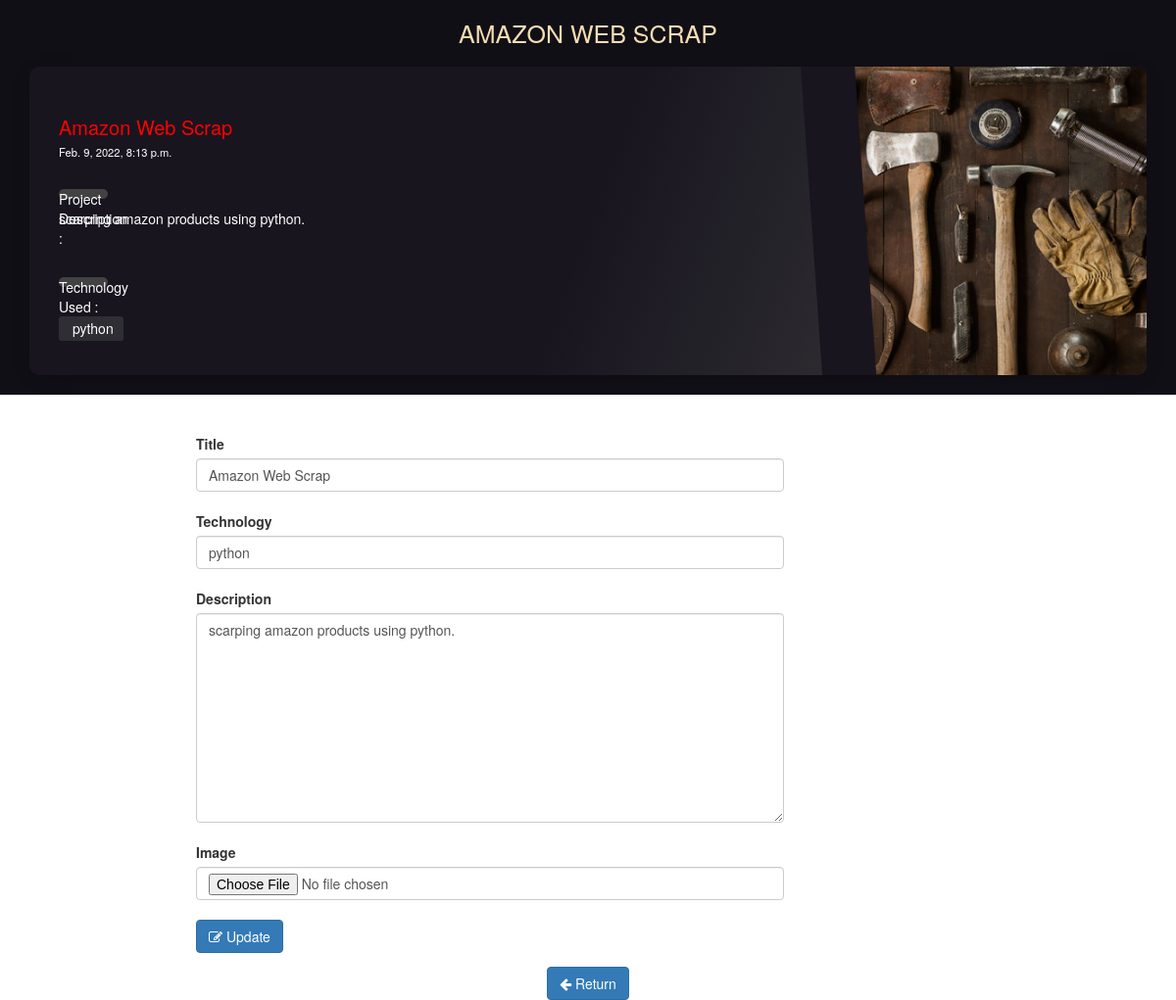
Screenshot of /update-project/5 with the database file from the repository.
### myapp/models.py (models this page shows, shortened)
class Project(models.Model):
    title = models.CharField(max_length=100)
    image = models.FileField(upload_to='images/',null=True,blank=True)
    des = models.TextField()
    tech = models.TextField()
    created = models.DateTimeField(auto_now_add=True)

### myapp/views.py (the view, shortened to what this page needs)
# urls.py: path('update-project/<int:pk>',views.update_project, name='update-project'),
def update_project(request,pk):
    project = Project.objects.get(id=pk)
    return render(request,'update-project.html',{'project':project})

### myapp/templates/update-project.html (shortened to what this page needs)
<link rel="stylesheet" href="https://maxcdn.bootstrapcdn.com/bootstrap/3.4.1/css/bootstrap.min.css">
  <link rel="stylesheet" href="https://cdnjs.cloudflare.com/ajax/libs/font-awesome/4.7.0/css/font-awesome.min.css">
<section class="dark">
	<div class="container py-4">
		<h1 class="h1 text-center" style="color: wheat;" id="pageHeaderTitle">{{project.title}}</h1>
		<article class="postcard dark red">
			<a class="postcard__img_link" href="#">
				<img class="postcard__img" src="{{project.image.url}}" alt="Image Title" />
			</a>
			<div class="postcard__text">
				<h1 class="postcard__title red" style="color: red;">{{project.title}}</h1>
				<div class="postcard__subtitle small">
					<time datetime="2020-05-25 12:00:00">
						{{project.created}}
					</time>
				</div><br>
				<div class="postcard__bar"> Project Description : </div>
				<div class="postcard__preview-txt">{{project.des}}</div><br><br>
				<div class="postcard__bar"> Technology Used : </div>
				<ul class="postcard__tagbox">
					<li class="tag__item"><i class="fas fa-tag mr-2"></i>{{project.tech}}</li>
				</ul>
			</div>
		</article>
	</div>
</section><br><br>
<div style="width: 50%; margin-left: 200px;">
    <form action="" class="form" method="POST" enctype="multipart/form-data">
        <label for="" class="form-label">Title</label>
        <input type="text" class="form-control" name="title" id="" value="{{project.title}}"><br>
        <label for="" class="form-label">Technology</label>
        <input type="text" class="form-control" name="tech" id="" value="{{project.tech}}"><br>
        <label for="" class="form-label">Description</label>
        <textarea name="des" class="form-control" id="" cols="30" rows="10">{{project.des}}</textarea><br>
        <label for="" class="form-label">Image</label>
        <input type="file" class="form-control" name="image" id=""><br>
        <button class="btn btn-primary"><i class="fa fa-edit"></i> Update</button>
    </form>
</div>
<div class="row" style="text-align: center;">
<a href="/">
    <button class="btn btn-primary"><i class="fa fa-arrow-left"></i> Return </button>
</a>
</div>

### myapp/templates/update-project.html (style rules this page uses)
.dark { background: #110f16; }
a, a:hover { text-decoration: none; transition: color 0.3s ease-in-out; }
#pageHeaderTitle { margin: 2rem 0; text-transform: uppercase; text-align: center; font-size: 2.5rem; }
@media screen and (min-width: 1024px) { .postcard__text { padding: 2rem 3.5rem; } }
@media screen and (min-width: 1024px) { .postcard__text:before { content: ""; position: absolute; display: block; top: -20%; height: 130%; width: 55px; } }
.red .postcard__bar { background-color: $main-red; }
.red::before { background-image: linear-gradient(-30deg, $main-red-rgb-015, transparent 50%); }
.red:nth-child(2n)::before { background-image: linear-gradient(30deg, $main-red-rgb-015, transparent 50%); }
@media screen and (min-width: 769px) { .red::before { background-image: linear-gradient(-80deg, $main-red-rgb-015, transparent 50%); } }
@media screen and (min-width: 769px) { .red:nth-child(2n)::before { background-image: linear-gradient(80deg, $main-red-rgb-015, transparent 50%); } }

### rows the page displays
Project: title "AMAZON WEB SCRAP", image (picture), title "Amazon Web Scrap", created "Feb. 9, 2022, 8:13 p.m.", des "scarping amazon products using python.", tech "python"
